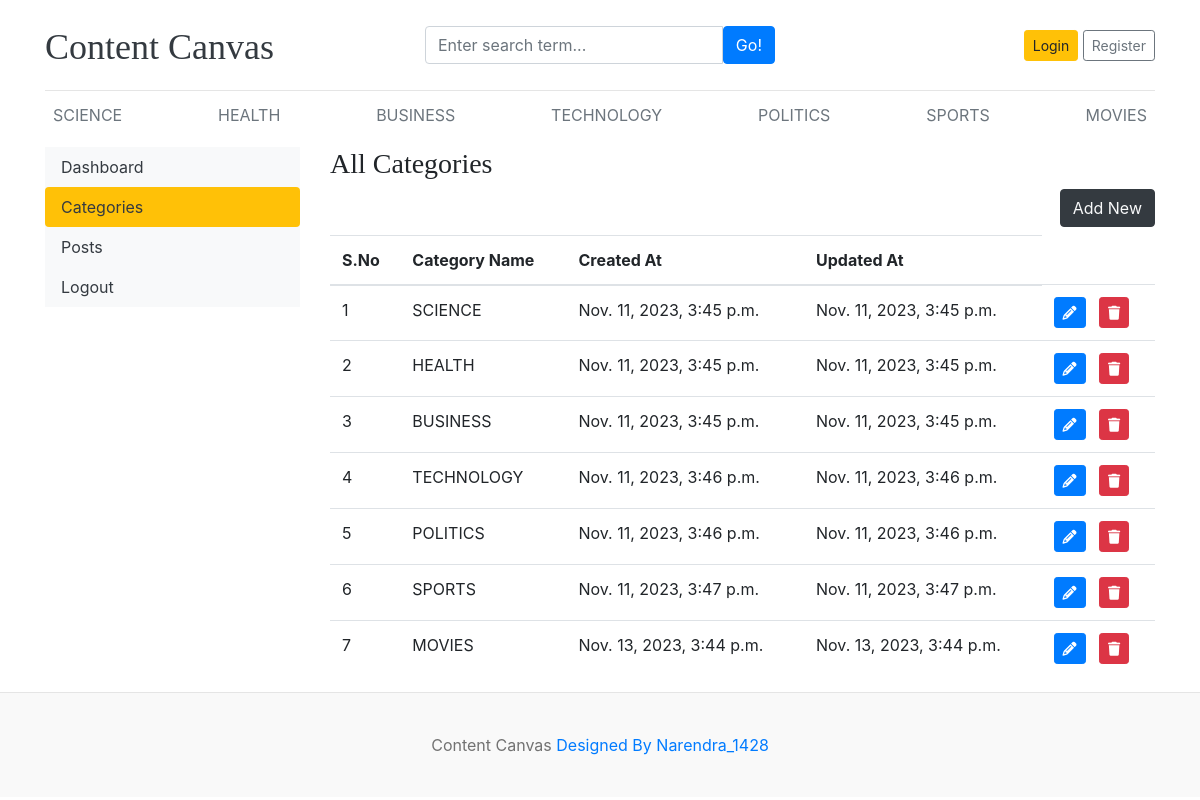
/dashboard/categories/, run on the app's committed database.
### blog/models.py (models this page shows)
class Category(models.Model):
    category_name=models.CharField(max_length=50,unique=True)
    created_at=models.DateTimeField(auto_now_add=True)
    updated_at=models.DateTimeField(auto_now=True)
    class Meta:
        verbose_name_plural='categories'
    def __str__(self):
        return self.category_name

### dashboards/views.py (the view)
# urls.py: path('categories/',views.categories,name='categories'),
def categories(request):
    return render(request,'dashboard/categories.html')

### blog/context_processors.py (called while the page is built)
def get_categories(request):
    categories=Category.objects.all()
    return dict(categories=categories)

def get_social_links(request):
    social_links=SocialLink.objects.all()
    return dict(social_links=social_links)

### templates/dashboard/categories.html (shortened to what this page needs)
{% extends 'base.html' %}
{% block content %}
<div class="row">
{% include 'dashboard/sidebar.html' %}
<div class="col-md-9">
    <h3>All Categories</h3>
    <a href="{% url 'add_category' %}" class="btn btn-dark text-light float-right mb-2">Add New</a>
    <table class="table table-hover">
    <thead>
    <tr>
    <th scope="col">S.No</th>
    <th scope="col">Category Name</th>
    <th scope="col">Created At</th>
    <th scope="col">Updated At</th>
    </tr>
    <tbody>
        {% for cat in categories %}
        <tr>
            <td>{{forloop.counter}}</td>
            <td>{{cat}}</td>
            <td>{{cat.created_at}}</td>
            <td>{{cat.updated_at}}</td>
            <td>
            <a class="btn btn-primary btn-sm" href="{% url 'edit_category' cat.id %}"><i class="fa fa-pencil text-white"></i></a>
            <a class="btn btn-danger btn-sm" href="{% url 'delete_category' cat.id %}"><i class="fa fa-trash text-white"></i></a>
            </td>
        </tr>
        {% endfor %}
    </tbody>
    </thead>
    </table>
</div>
</div>
{% endblock %}

### templates/base.html (shortened to what this page needs)
{% load static %}
<!DOCTYPE html>
<html lang="en">
<head>
    <link href="https://getbootstrap.com/docs/4.0/dist/css/bootstrap.min.css" rel="stylesheet">
    <link rel="stylesheet" href="https://cdnjs.cloudflare.com/ajax/libs/font-awesome/6.5.1/css/all.min.css" />
    <link href="{% static 'css/cc.css' %}" rel="stylesheet">
  </head>
<body>
    <div class="container">
      <header class="blog-header py-3">
        <div class="row flex-nowrap justify-content-between align-items-center">
          <div class="col-4 pt-1">
            <a class="blog-header-logo text-dark" href="/">Content Canvas</a>
          </div>
          <div class="col-4">
            <form action="{% url 'search' %}" method="GET">
              <div class="input-group">
                <input class="form-control" type="text" name="keyword" value="{{keyword}}" placeholder="Enter search term..." aria-label="Enter search term..." aria-describedby="button-search" />
                <button type="submit" class="btn btn-primary" id="button-search" type="button">Go!</button>
              </div>
            </form>
          </div>
          {% if not user.is_authenticated %}
          <div class="col-4 d-flex justify-content-end align-items-center">
            <a class="btn btn-sm btn-warning" href="{% url 'login' %}">Login</a> &nbsp;
            <a class="btn btn-sm btn-outline-secondary" href="{% url 'register' %}">Register</a>
          </div>
          {% else %}
          <span><a href="{% url 'dashboard' %}">Dashboard</a></span>
          <span><a class="btn btn-sm btn-outline-danger" href="{% url 'logout' %}">Logout</a></span>
          {% endif %}
        </div>
      </header>
      <div class="nav-scroller py-1 mb-2">
        <nav class="nav d-flex justify-content-between">
          {% for cat in categories %}
          <a class="p-2 text-muted" href="{% url 'posts_by_category' cat.id %}">{{cat.category_name}}</a>
          {% endfor %}
        </nav>
      </div>
{% block content %}
{% endblock  %}
    </div>
<footer class="blog-footer">
    <p class="text-center">Content Canvas  <a href="#">Designed By Narendra_1428</a></p>
  </footer>
  </body>
  </html>

### contentcanvas/static/css/cc.css (style rules this page uses)
.blog-header { border-bottom: 1px solid #e5e5e5; }
.blog-header-logo { font-family: "Playfair Display", Georgia, "Times New Roman", serif; font-size: 2.25rem; }
h1, h2, h3, h4, h5, h6 { font-family: "Playfair Display", Georgia, "Times New Roman", serif; }
.blog-footer { padding: 2.5rem 0; color: #727272; text-align: center; background-color: #f9f9f9; border-top: .05rem solid #e5e5e5; }
.blog-footer p:last-child { margin-bottom: 0; }

### data on the page
Category: category_name "SCIENCE", created_at "Nov. 11, 2023, 3:45 p.m.", updated_at "Nov. 11, 2023, 3:45 p.m."
Category: category_name "HEALTH", created_at "Nov. 11, 2023, 3:45 p.m.", updated_at "Nov. 11, 2023, 3:45 p.m."
Category: category_name "BUSINESS", created_at "Nov. 11, 2023, 3:45 p.m.", updated_at "Nov. 11, 2023, 3:45 p.m."
Category: category_name "TECHNOLOGY", created_at "Nov. 11, 2023, 3:46 p.m.", updated_at "Nov. 11, 2023, 3:46 p.m."
Category: category_name "POLITICS", created_at "Nov. 11, 2023, 3:46 p.m.", updated_at "Nov. 11, 2023, 3:46 p.m."
Category: category_name "SPORTS", created_at "Nov. 11, 2023, 3:47 p.m.", updated_at "Nov. 11, 2023, 3:47 p.m."
Category: category_name "MOVIES", created_at "Nov. 13, 2023, 3:44 p.m.", updated_at "Nov. 13, 2023, 3:44 p.m."
